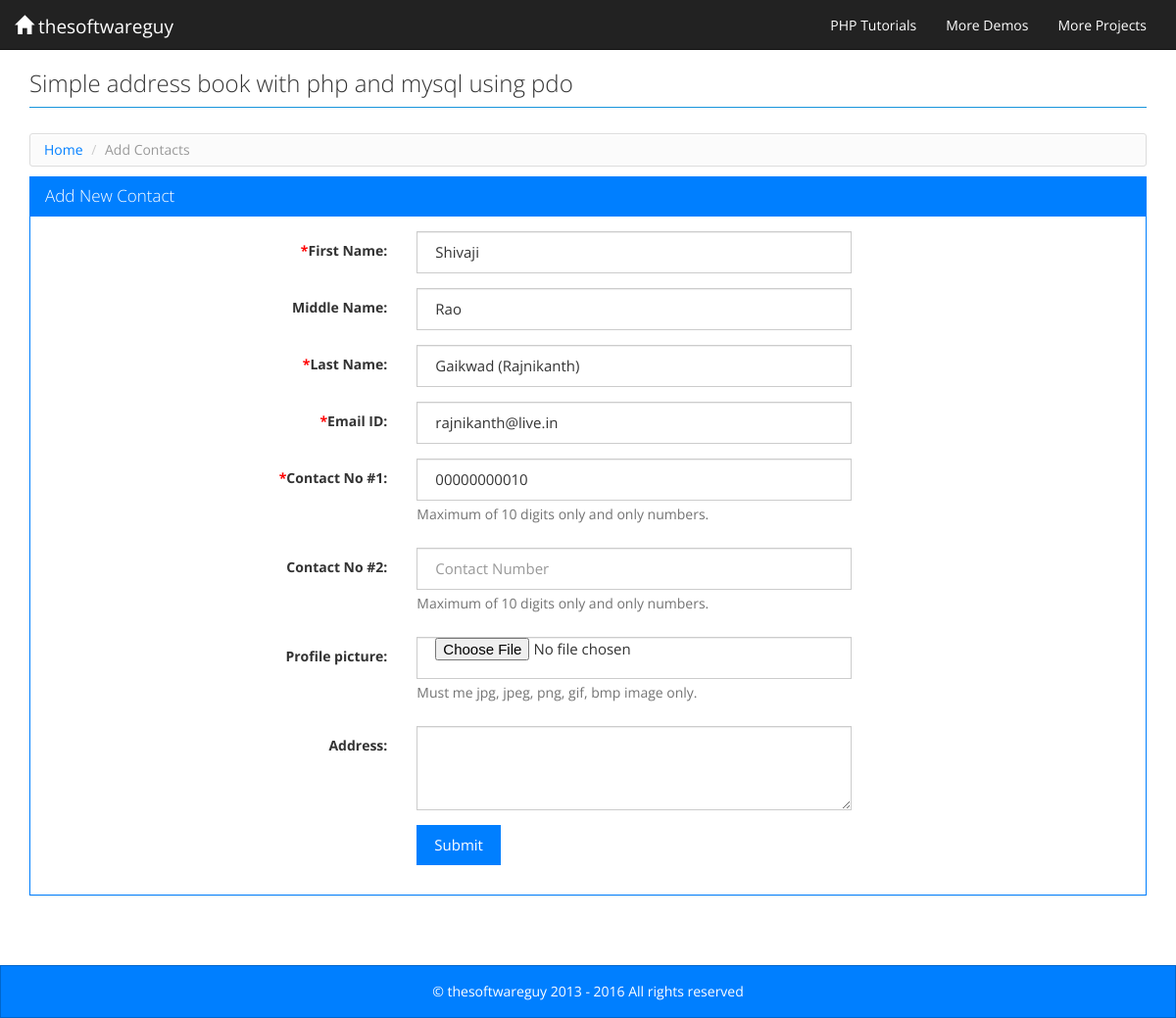
/contacts.php?cid=15, run on the app's committed database.
### tables this page shows
CREATE TABLE IF NOT EXISTS `tbl_contacts` (
  `contact_id` int(11) NOT NULL AUTO_INCREMENT,
  `first_name` varchar(255) NOT NULL,
  `middle_name` varchar(255) NOT NULL,
  `last_name` varchar(255) NOT NULL,
  `address` text,
  `contact_no1` varchar(255) NOT NULL,
  `contact_no2` varchar(255) DEFAULT NULL,
  `email_address` varchar(255) NOT NULL,
  `profile_pic` varchar(255) DEFAULT NULL,
  PRIMARY KEY (`contact_id`)
);

### contacts.php (the view, shortened to what this page needs)
<?php
require_once './config.php';
include './header.php';
try {
   $sql = "SELECT * FROM tbl_contacts WHERE 1 AND contact_id = :cid";
   $stmt = $DB->prepare($sql);
   $stmt->bindValue(":cid", intval($_GET["cid"]));
   $stmt->execute();
   $results = $stmt->fetchAll();
} catch (Exception $ex) {
  echo $ex->getMessage();
}
?>
<div class="row">
  <ul class="breadcrumb">
      <li><a href="index.php">Home</a></li>
      <li class="active"><?php echo ($_GET["m"] == "update") ? "Edit" : "Add"; ?> Contacts</li>
    </ul>
</div>
  <div class="row">
    <div class="panel panel-primary">
      <div class="panel-heading">
        <h3 class="panel-title"><?php echo ($_GET["m"] == "update") ? "Edit" : "Add"; ?> New Contact</h3>
      </div>
      <div class="panel-body">
        <form class="form-horizontal" name="contact_form" id="contact_form" enctype="multipart/form-data" method="post" action="process_form.php">
          <fieldset>
            <div class="form-group">
              <label class="col-lg-4 control-label" for="first_name"><span class="required">*</span>First Name:</label>
              <div class="col-lg-5">
                <input type="text" value="<?php echo $results[0]["first_name"] ?>" placeholder="First Name" id="first_name" class="form-control" name="first_name"><span id="first_name_err" class="error"></span>
              </div>
            </div>
            <div class="form-group">
              <label class="col-lg-4 control-label" for="middle_name">Middle Name:</label>
              <div class="col-lg-5">
                <input type="text" value="<?php echo $results[0]["middle_name"] ?>" placeholder="Middle Name" id="middle_name" class="form-control" name="middle_name">
              </div>
            </div>
            <div class="form-group">
              <label class="col-lg-4 control-label" for="last_name"><span class="required">*</span>Last Name:</label>
              <div class="col-lg-5">
                <input type="text" value="<?php echo $results[0]["last_name"] ?>" placeholder="Last Name" id="last_name" class="form-control" name="last_name"><span id="last_name_err" class="error"></span>
              </div>
            </div>
            <div class="form-group">
              <label class="col-lg-4 control-label" for="email_id"><span class="required">*</span>Email ID:</label>
              <div class="col-lg-5">
                <input type="text" value="<?php echo $results[0]["email_address"] ?>" placeholder="Email ID" id="email_id" class="form-control" name="email_id"><span id="email_id_err" class="error"></span>
              </div>
            </div>
            <div class="form-group">
              <label class="col-lg-4 control-label" for="contact_no1"><span class="required">*</span>Contact No #1:</label>
              <div class="col-lg-5">
                <input type="text" value="<?php echo $results[0]["contact_no1"] ?>" placeholder="Contact Number" id="contact_no1" class="form-control" name="contact_no1"><span id="contact_no1_err" class="error"></span>
                <span class="help-block">Maximum of 10 digits only and only numbers.</span>
              </div>
            </div>
            <div class="form-group">
              <label class="col-lg-4 control-label" for="contact_no2">Contact No #2:</label>
              <div class="col-lg-5">
                <input type="text" value="<?php echo $results[0]["contact_no2"] ?>" placeholder="Contact Number" id="contact_no2" class="form-control" name="contact_no2"><span id="contact_no2_err" class="error"></span>
                <span class="help-block">Maximum of 10 digits only and only numbers.</span>
              </div>
            </div>
            <div class="form-group">
              <label class="col-lg-4 control-label" for="profile_pic">Profile picture:</label>
              <div class="col-lg-5">
                <input type="file"  id="profile_pic" class="form-control file" name="profile_pic"><span id="profile_pic_err" class="error"></span>
                <span class="help-block">Must me jpg, jpeg, png, gif, bmp image only.</span>
              </div>
            </div>
            <div class="form-group">
              <label class="col-lg-4 control-label" for="address">Address:</label>
              <div class="col-lg-5">
                <textarea id="address" name="address" rows="3" class="form-control"><?php echo $results[0]["address"] ?></textarea>
              </div>
            </div>
            <div class="form-group">
              <div class="col-lg-5 col-lg-offset-4">
                <button class="btn btn-primary" type="submit">Submit</button>
              </div>
            </div>
          </fieldset>
        </form>
      </div>
    </div>
  </div>
<?php
include './footer.php';
?>

### style.css (style rules this page uses)
html, body { height: 100%; }
body { font-size: 14px; line-height: 18px; }
.mainbody .row { margin: 0px; }
.panel-body { width: 100%; margin: 0 auto; }
.breadcrumb { background-color: #FBFBFB; background-image: -moz-linear-gradient(center top , #FFFFFF, #F5F5F5); background-repeat: repeat-x; border: 1px solid #DDDDDD; border-radius: 3px; box-shadow: 0 1px 0 #FFFFFF inset; list-style: none outside none; margin: 5px 0 10px 0; padding: 7px 14px; }
.breadcrumb li { display: inline-block; text-shadow: 0 1px 0 #FFFFFF; }
.required { color: #f00; }
.file { padding: 0 18px; }

### data on the page
tbl_contacts: first_name "Shivaji", middle_name "Rao", last_name "Gaikwad (Rajnikanth)", email_id "rajnikanth@live.in", contact_no1 "00000000010"
